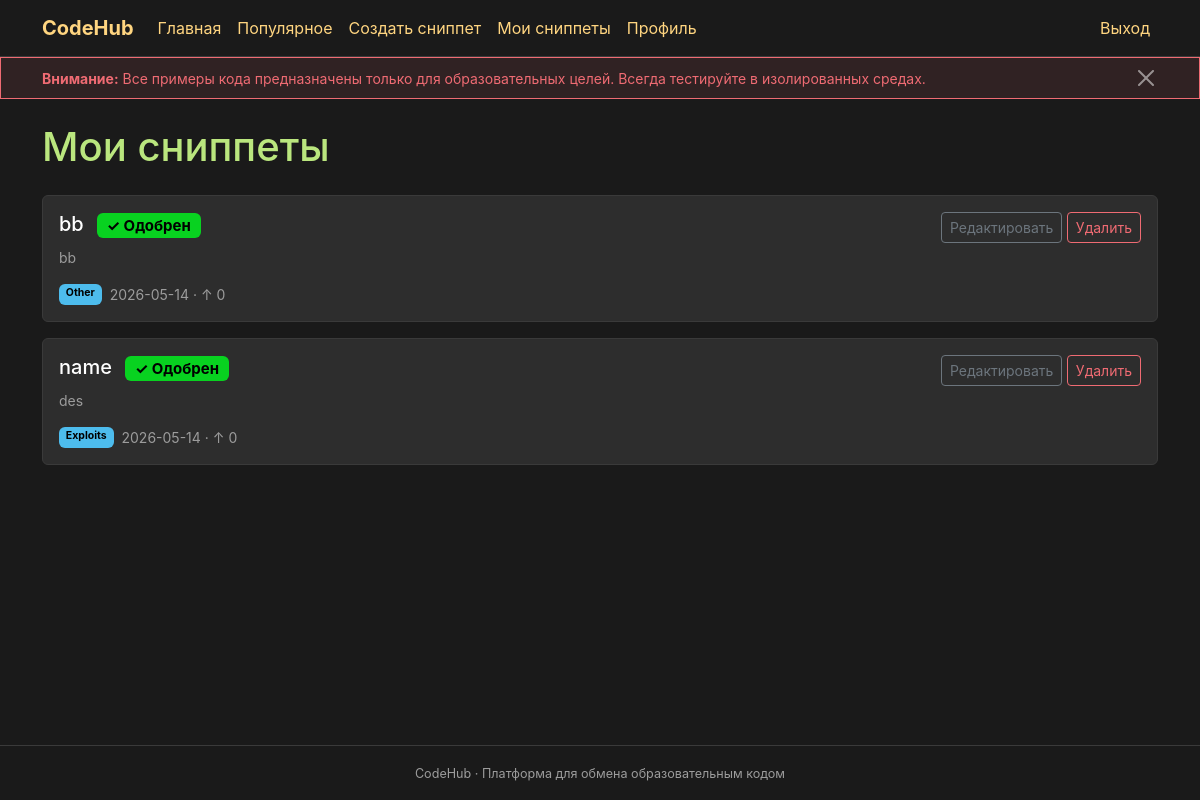
Page /my-snippets (signed in) on the committed database.
### __init__.py (models this page shows, shortened)
class CodeSnippet(db.Model):
    id = db.Column(db.Integer, primary_key=True)
    title = db.Column(db.String(200), nullable=False)
    description = db.Column(db.Text)
    code = db.Column(db.Text)
    category_id = db.Column(db.Integer, db.ForeignKey('category.id'), nullable=False)
    author_id = db.Column(db.Integer, db.ForeignKey('user.id'), nullable=False)
    created_at = db.Column(db.DateTime, default=datetime.utcnow)
    updated_at = db.Column(db.DateTime, default=datetime.utcnow, onupdate=datetime.utcnow)
    views_count = db.Column(db.Integer, default=0)
    status = db.Column(db.String(20), default='pending')  # pending, approved, rejected
    rejection_reason = db.Column(db.Text)
    moderated_by = db.Column(db.Integer, db.ForeignKey('user.id'))
    moderated_at = db.Column(db.DateTime)
    likes_count = db.Column(db.Integer, default=0)
    dislikes_count = db.Column(db.Integer, default=0)
    reports_count = db.Column(db.Integer, default=0)
    report_moderation_status = db.Column(db.String(20), default='approved')  # approved, pending, rejected (для жалоб)
    report_moderated_by = db.Column(db.Integer, db.ForeignKey('user.id'))
    report_moderated_at = db.Column(db.DateTime)
    report_moderation_reason = db.Column(db.Text)
    resubmit_comment = db.Column(db.Text)  # Комментарий пользователя при повторной отправке
    is_edited = db.Column(db.Boolean, default=False)  # True если сниппет был отредактирован после публикации
    tags = db.relationship('Tag', secondary=snippet_tags, lazy='subquery',
                           backref=db.backref('snippets', lazy=True))
    comments = db.relationship('Comment', backref='snippet', lazy=True, foreign_keys='Comment.snippet_id', cascade='all, delete-orphan')
    views = db.relationship('SnippetView', backref='snippet', lazy=True, foreign_keys='SnippetView.snippet_id', cascade='all, delete-orphan')
    files = db.relationship('SnippetFile', backref='snippet', lazy=True, order_by='SnippetFile.order', cascade='all, delete-orphan')
    links = db.relationship('SnippetLink', backref='snippet', lazy=True, order_by='SnippetLink.order', cascade='all, delete-orphan')

class Category(db.Model):
    id = db.Column(db.Integer, primary_key=True)
    name = db.Column(db.String(100), nullable=False)
    created_at = db.Column(db.DateTime, default=datetime.utcnow)
    snippets = db.relationship('CodeSnippet', backref='category', lazy=True)

### __init__.py (the view)
@app.route('/my-snippets')
@login_required
def my_snippets():
    snippets = CodeSnippet.query.filter_by(author_id=current_user.id).order_by(CodeSnippet.created_at.desc()).all()
    return render_template('my_snippets.html', snippets=snippets)

### __init__.py (called while the page is built)
@manager.user_loader
def load_user(user_id):
    return db.session.get(User, int(user_id))

### templates/my_snippets.html (shortened to what this page needs)
{% extends 'base.html' %}
{% block main %}
<h1 class="mb-4">Мои сниппеты</h1>
{% for snippet in snippets %}
<div class="card mb-3">
    <div class="card-body">
        <div class="d-flex justify-content-between align-items-start">
            <h5 class="card-title mb-0">
                <a href="{{ url_for('snippet', id=snippet.id) }}" class="text-decoration-none text-white">{{ snippet.title }}</a>
                <span class="badge {% if snippet.status == 'approved' %}bg-success{% elif snippet.status == 'rejected' %}bg-danger{% else %}bg-warning text-dark{% endif %} ms-2">
                    {% if snippet.status == 'approved' %}✓ Одобрен{% elif snippet.status == 'rejected' %}✗ Отклонён{% else %}⏳ На модерации{% endif %}
                </span>
            </h5>
            <div>
                {% if snippet.status == 'rejected' %}
                <a href="{{ url_for('edit_snippet', id=snippet.id) }}" class="btn btn-warning btn-sm">
                    ✏️ Исправить
                </a>
                {% else %}
                <a href="{{ url_for('edit_snippet', id=snippet.id) }}" class="btn btn-outline-secondary btn-sm">Редактировать</a>
                {% endif %}
                <form method="post" action="{{ url_for('delete_snippet', id=snippet.id) }}" class="d-inline" onsubmit="return confirm('Удалить этот сниппет?');">
                    <button type="submit" class="btn btn-outline-danger btn-sm">Удалить</button>
                </form>
            </div>
        </div>
        <p class="card-text text-secondary small mt-1">{{ snippet.description[:150] }}{% if snippet.description|length > 150 %}...{% endif %}</p>
        <div class="d-flex gap-2 small">
            <span class="badge bg-secondary">{{ snippet.category.name }}</span>
            <span class="text-secondary">{{ snippet.created_at.strftime('%Y-%m-%d') }} &middot; &uarr; {{ snippet.likes_count }}</span>
        </div>
    </div>
</div>
{% else %}
<p class="text-secondary">Вы ещё не создали ни одного сниппета. <a href="{{ url_for('create_snippet') }}">Создайте первый</a>!</p>
{% endfor %}
{% endblock %}

### templates/base.html (style rules this page uses)
:root { --bg-dark: #1a1a1a; --bg-card: #2d2d2d; --text-primary: #FFD580; --text-secondary: #9C9C9C; --accent: #4DBCED; --accent-hover: #3a9bc4; --heading: #BAE67E; --tag: #4DBCED; --warning: #EF6B73; --success: #08D220; }
body { background-color: var(--bg-dark); color: var(--text-primary); font-family: -apple-system, BlinkMacSystemFont, "Segoe UI", Roboto, "Helvetica Neue", Arial, sans-serif; }
h1, h2, h3, h4, h5, h6 { color: var(--heading); }
.card { background-color: var(--bg-card); border: 1px solid #3a3a3a; color: var(--text-primary); }
.badge { background-color: var(--tag); color: #000; }
.badge.bg-secondary { background-color: var(--tag) !important; color: #000 !important; }
.badge.bg-success { background-color: var(--success) !important; color: #000 !important; }
a { color: var(--accent); text-decoration: none; }
.text-secondary { color: var(--text-secondary) !important; }
.btn-outline-danger { color: var(--warning); border-color: var(--warning); }

### rows in the picture
CodeSnippet: title "bb", status "✓ Одобрен", description "bb", category.name "Other", created_at "2026-05-14", likes_count "0"
CodeSnippet: title "name", status "✓ Одобрен", description "des", category.name "Exploits", created_at "2026-05-14", likes_count "0"
